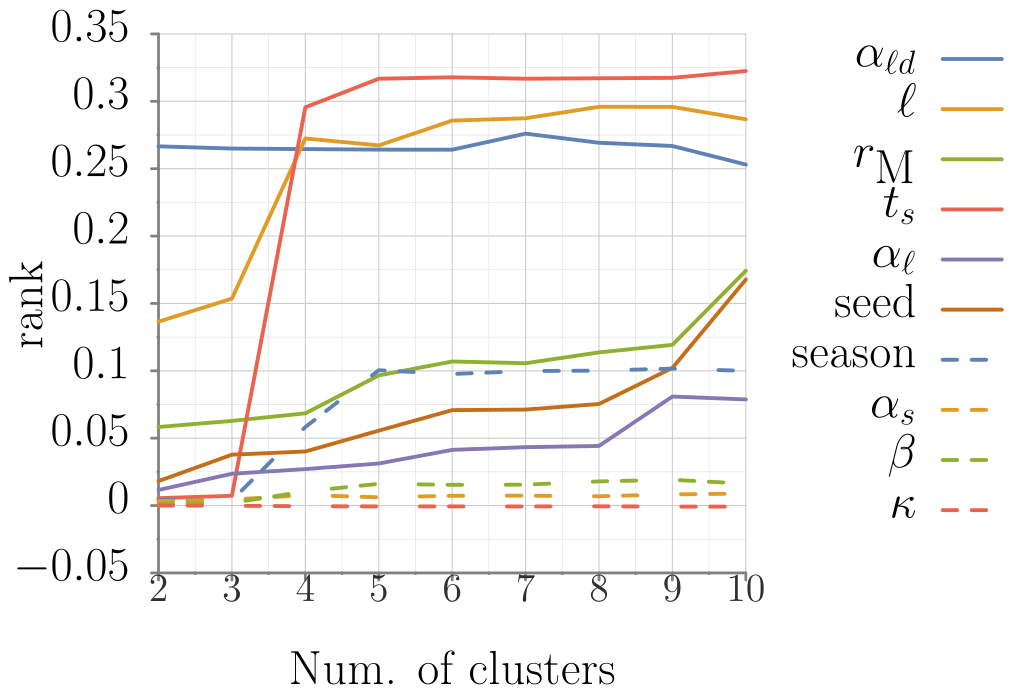

Write gnuplot code to recreate this figure.
##### terminal
clear
# set loadpath '~/Dropbox/proj/gp/src'
set term tikz standalone size 12.5cm,8.75cm font ",14" gparrows scale 2,2 textscale 2
set datafile separator ','

##### output
set output 'rf_k_agglomerative.tex'

##### bg: bg color, axes, grid, tics
##### http://www.colourlovers.com/palette/268142/Danger_Mouse
Danger='#F84934'; # red
Shoes='#4D5E5F'; # grey
##### Rand Olson
roBlue='#1F77B4';
roRed='#D62728';
# border
set style line 21 lt 1 lc rgb '#808080' 
set border 3 back ls 21 lw 5
# grid
set style line 22 lt 2 lc rgb '#CCCCCC' lw 2
set style line 23 lt 2 lc rgb '#DDDDDD' lw 1
set grid xtics mxtics ytics mytics back ls 22, ls 23
# tics
set tics textcolor rgb '#303030'
set tics nomirror out scale 1,.1
set mxtics 2
set mytics 2

##### load default linestyles
set style increment user
# taken care of in terminal
do for [i=1:15] { set style line i lt 1 lw 7 }

##### line colors
# mathematica default
DarkBlue= '#5e82b5'
Orange=   '#e09c24'
Green=    '#8fb030'
Red=      '#eb634f'
Purple=   '#8778b3'
Brown=    '#c46e1a'
LightBlue='#5c9ec7'
Yellow=   '#FDBF6F'
MATHEMATICA="#5e82b5 #e09c24 #8fb030 #eb634f #8778b3 #c46e1a #5c9ec7 #FDBF6F"
do for[i=1:8] {set style line i lc rgb word(MATHEMATICA,i)}
####

##### data style
set style data lines

# NOTE: offsets should be a function of font sizes
##### key
set key t l Left spacing 2 width 5 opaque font ",18"

##### tics (note that tics are also set in theme)
set xtics font ",18" offset 0,.2
set ytics font ",18" offset 1.5,0

##### plot
set title font ",18" "" offset -3,.3
set xlabel "Num. of clusters" offset 0,0 font ",18"
set ylabel "rank" offset -2,0 font ",18"


unset title;        set key out Right spacing 2.3 t r;        set ytics textcolor 'black' offset 0,0;        set xtics font ",15";

plot 'par_ald.csv' u 1:3 ls 1 t columnheader(1),             'par_l.csv' u 1:3 ls 2 t columnheader(1),             'par_moore.csv' u 1:3 ls 3 t columnheader(1),             'par_start.csv' u 1:3 ls 4 t columnheader(1),             'par_local.csv' u 1:3 ls 5 t columnheader(1),             'par_seed.csv' u 1:3 ls 6 t columnheader(1),             'par_season.csv' u 1:3 ls 1 dt 7 t columnheader(1),             'par_short.csv' u 1:3 ls 2 dt 7 t columnheader(1),             'par_beta.csv' u 1:3 ls 3 dt 7 t columnheader(1),             'par_kappa.csv' u 1:3 ls 4 dt 7 t columnheader(1)             

#set term x11 reset;
